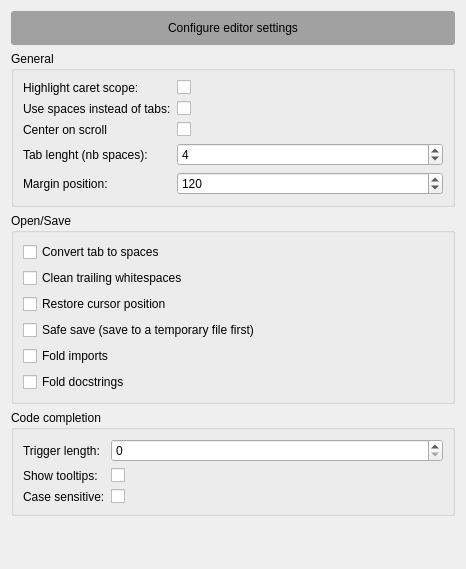
<?xml version="1.0" encoding="UTF-8"?>
<ui version="4.0">
 <class>Form</class>
 <widget class="QWidget" name="Form">
  <property name="geometry">
   <rect>
    <x>0</x>
    <y>0</y>
    <width>466</width>
    <height>569</height>
   </rect>
  </property>
  <property name="windowTitle">
   <string>Form</string>
  </property>
  <layout class="QVBoxLayout" name="verticalLayout">
   <item>
    <widget class="QLabel" name="header">
     <property name="styleSheet">
      <string notr="true">border-radius: 3px;
background-color: rgb(161, 161, 161);
padding: 10px;</string>
     </property>
     <property name="text">
      <string>Configure editor settings</string>
     </property>
     <property name="alignment">
      <set>Qt::AlignCenter</set>
     </property>
    </widget>
   </item>
   <item>
    <widget class="QGroupBox" name="groupBox">
     <property name="title">
      <string>General</string>
     </property>
     <layout class="QFormLayout" name="formLayout_2">
      <property name="fieldGrowthPolicy">
       <enum>QFormLayout::AllNonFixedFieldsGrow</enum>
      </property>
      <item row="3" column="0">
       <widget class="QLabel" name="label">
        <property name="sizePolicy">
         <sizepolicy hsizetype="Minimum" vsizetype="Preferred">
          <horstretch>0</horstretch>
          <verstretch>0</verstretch>
         </sizepolicy>
        </property>
        <property name="text">
         <string>Tab lenght (nb spaces):</string>
        </property>
       </widget>
      </item>
      <item row="3" column="1">
       <widget class="QSpinBox" name="sb_tab_len">
        <property name="sizePolicy">
         <sizepolicy hsizetype="Preferred" vsizetype="Fixed">
          <horstretch>0</horstretch>
          <verstretch>0</verstretch>
         </sizepolicy>
        </property>
        <property name="value">
         <number>4</number>
        </property>
       </widget>
      </item>
      <item row="4" column="0">
       <widget class="QLabel" name="label_2">
        <property name="text">
         <string>Margin position:</string>
        </property>
       </widget>
      </item>
      <item row="4" column="1">
       <widget class="QSpinBox" name="sb_margin_pos">
        <property name="maximum">
         <number>200</number>
        </property>
        <property name="value">
         <number>120</number>
        </property>
       </widget>
      </item>
      <item row="0" column="0">
       <widget class="QLabel" name="label_4">
        <property name="text">
         <string>Highlight caret scope:</string>
        </property>
       </widget>
      </item>
      <item row="0" column="1">
       <widget class="QCheckBox" name="cb_caret_cope">
        <property name="text">
         <string/>
        </property>
       </widget>
      </item>
      <item row="1" column="0">
       <widget class="QLabel" name="label_5">
        <property name="text">
         <string>Use spaces instead of tabs:</string>
        </property>
       </widget>
      </item>
      <item row="1" column="1">
       <widget class="QCheckBox" name="cb_spaces_instead_of_tabs">
        <property name="text">
         <string/>
        </property>
       </widget>
      </item>
      <item row="2" column="0">
       <widget class="QLabel" name="label_8">
        <property name="text">
         <string>Center on scroll</string>
        </property>
       </widget>
      </item>
      <item row="2" column="1">
       <widget class="QCheckBox" name="cb_center_on_scoll">
        <property name="text">
         <string/>
        </property>
       </widget>
      </item>
     </layout>
    </widget>
   </item>
   <item>
    <widget class="QGroupBox" name="groupBox_3">
     <property name="title">
      <string>Open/Save</string>
     </property>
     <layout class="QVBoxLayout" name="verticalLayout_3">
      <item>
       <widget class="QCheckBox" name="cb_convert_tabs_to_spaces">
        <property name="text">
         <string>Convert tab to spaces</string>
        </property>
       </widget>
      </item>
      <item>
       <widget class="QCheckBox" name="cb_clean_trailing">
        <property name="text">
         <string>Clean trailing whitespaces</string>
        </property>
       </widget>
      </item>
      <item>
       <widget class="QCheckBox" name="cb_restore_cursor">
        <property name="text">
         <string>Restore cursor position</string>
        </property>
       </widget>
      </item>
      <item>
       <widget class="QCheckBox" name="cb_safe_save">
        <property name="text">
         <string>Safe save (save to a temporary file first)</string>
        </property>
       </widget>
      </item>
      <item>
       <widget class="QCheckBox" name="cb_fold_imports">
        <property name="text">
         <string>Fold imports</string>
        </property>
       </widget>
      </item>
      <item>
       <widget class="QCheckBox" name="cb_fold_doc">
        <property name="text">
         <string>Fold docstrings</string>
        </property>
       </widget>
      </item>
     </layout>
    </widget>
   </item>
   <item>
    <widget class="QGroupBox" name="groupBox_2">
     <property name="title">
      <string>Code completion</string>
     </property>
     <layout class="QFormLayout" name="formLayout">
      <property name="fieldGrowthPolicy">
       <enum>QFormLayout::ExpandingFieldsGrow</enum>
      </property>
      <item row="0" column="0">
       <widget class="QLabel" name="label_3">
        <property name="text">
         <string>Trigger length:</string>
        </property>
       </widget>
      </item>
      <item row="0" column="1">
       <widget class="QSpinBox" name="sb_cc_trigger_len">
        <property name="sizePolicy">
         <sizepolicy hsizetype="Expanding" vsizetype="Fixed">
          <horstretch>0</horstretch>
          <verstretch>0</verstretch>
         </sizepolicy>
        </property>
       </widget>
      </item>
      <item row="1" column="0">
       <widget class="QLabel" name="label_6">
        <property name="text">
         <string>Show tooltips:</string>
        </property>
       </widget>
      </item>
      <item row="1" column="1">
       <widget class="QCheckBox" name="cb_cc_tooltips">
        <property name="text">
         <string/>
        </property>
       </widget>
      </item>
      <item row="2" column="0">
       <widget class="QLabel" name="label_7">
        <property name="text">
         <string>Case sensitive:</string>
        </property>
       </widget>
      </item>
      <item row="2" column="1">
       <widget class="QCheckBox" name="cb_cc_case_sensitive">
        <property name="text">
         <string/>
        </property>
       </widget>
      </item>
     </layout>
    </widget>
   </item>
   <item>
    <spacer name="verticalSpacer">
     <property name="orientation">
      <enum>Qt::Vertical</enum>
     </property>
     <property name="sizeHint" stdset="0">
      <size>
       <width>20</width>
       <height>40</height>
      </size>
     </property>
    </spacer>
   </item>
  </layout>
 </widget>
 <resources/>
 <connections/>
</ui>
